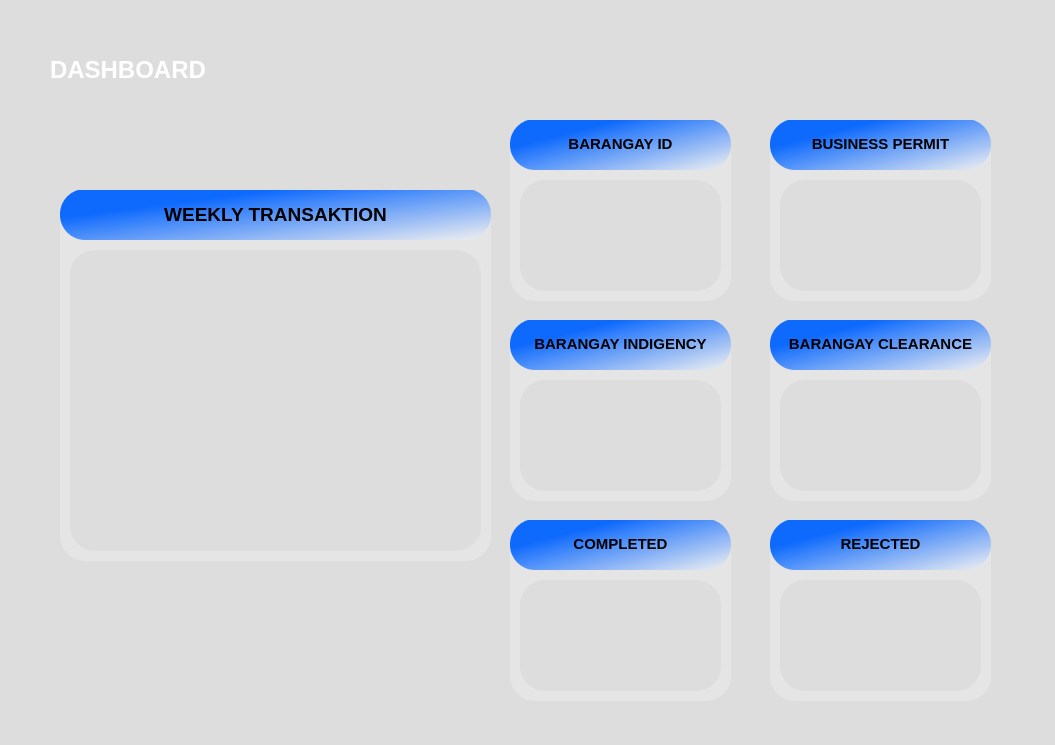
<?xml version="1.0" encoding="UTF-8"?>
<ui version="4.0">
 <class>BarangayDashboard</class>
 <widget class="QWidget" name="BarangayDashboard">
  <property name="geometry">
   <rect>
    <x>0</x>
    <y>0</y>
    <width>1055</width>
    <height>745</height>
   </rect>
  </property>
  <property name="windowTitle">
   <string>Barangay Admin Dashboard</string>
  </property>
  <property name="styleSheet">
   <string notr="true">background-color: rgb(255, 255, 255);
background-color: rgb(221, 221, 221);</string>
  </property>
  <widget class="QFrame" name="frame">
   <property name="geometry">
    <rect>
     <x>50</x>
     <y>100</y>
     <width>961</width>
     <height>641</height>
    </rect>
   </property>
   <property name="styleSheet">
    <string notr="true">border-radius: 25px;</string>
   </property>
   <property name="frameShape">
    <enum>QFrame::NoFrame</enum>
   </property>
   <widget class="QWidget" name="widget_3" native="true">
    <property name="geometry">
     <rect>
      <x>720</x>
      <y>20</y>
      <width>221</width>
      <height>181</height>
     </rect>
    </property>
    <property name="styleSheet">
     <string notr="true">background-color: rgb(229, 229, 229);</string>
    </property>
    <widget class="QLabel" name="label_7">
     <property name="geometry">
      <rect>
       <x>0</x>
       <y>-1</y>
       <width>221</width>
       <height>51</height>
      </rect>
     </property>
     <property name="styleSheet">
      <string notr="true">
QLabel{
	background-color: qlineargradient(spread:pad, x1:0.231, y1:0.310227, x2:1, y2:1, stop:0 rgba(0, 98, 255, 239), stop:1 rgba(240, 240, 240, 255));
}
</string>
     </property>
     <property name="text">
      <string>&lt;html&gt;&lt;head/&gt;&lt;body&gt;&lt;p align=&quot;center&quot;&gt;&lt;span style=&quot; font-size:11pt; font-weight:696;&quot;&gt;BUSINESS PERMIT&lt;/span&gt;&lt;/p&gt;&lt;/body&gt;&lt;/html&gt;</string>
     </property>
    </widget>
    <widget class="QLabel" name="label_6">
     <property name="geometry">
      <rect>
       <x>10</x>
       <y>60</y>
       <width>201</width>
       <height>111</height>
      </rect>
     </property>
     <property name="styleSheet">
      <string notr="true">background-color: rgb(221, 221, 221);
font: 11pt &quot;Sitka&quot;;
</string>
     </property>
     <property name="text">
      <string/>
     </property>
    </widget>
   </widget>
   <widget class="QWidget" name="widget_4" native="true">
    <property name="geometry">
     <rect>
      <x>460</x>
      <y>20</y>
      <width>221</width>
      <height>181</height>
     </rect>
    </property>
    <property name="styleSheet">
     <string notr="true">background-color: rgb(229, 229, 229);</string>
    </property>
    <widget class="QLabel" name="label_8">
     <property name="geometry">
      <rect>
       <x>0</x>
       <y>-1</y>
       <width>221</width>
       <height>51</height>
      </rect>
     </property>
     <property name="styleSheet">
      <string notr="true">
QLabel{
	background-color: qlineargradient(spread:pad, x1:0.231, y1:0.310227, x2:1, y2:1, stop:0 rgba(0, 98, 255, 239), stop:1 rgba(240, 240, 240, 255));
}
</string>
     </property>
     <property name="text">
      <string>&lt;html&gt;&lt;head/&gt;&lt;body&gt;&lt;p align=&quot;center&quot;&gt;&lt;span style=&quot; font-size:11pt; font-weight:696;&quot;&gt;BARANGAY ID&lt;/span&gt;&lt;/p&gt;&lt;/body&gt;&lt;/html&gt;</string>
     </property>
    </widget>
    <widget class="QLabel" name="label_5">
     <property name="geometry">
      <rect>
       <x>10</x>
       <y>60</y>
       <width>201</width>
       <height>111</height>
      </rect>
     </property>
     <property name="styleSheet">
      <string notr="true">background-color: rgb(221, 221, 221);
font: 11pt &quot;Sitka&quot;;
</string>
     </property>
     <property name="text">
      <string/>
     </property>
    </widget>
   </widget>
   <widget class="QWidget" name="widget_5" native="true">
    <property name="geometry">
     <rect>
      <x>460</x>
      <y>220</y>
      <width>221</width>
      <height>181</height>
     </rect>
    </property>
    <property name="styleSheet">
     <string notr="true">background-color: rgb(229, 229, 229);</string>
    </property>
    <widget class="QLabel" name="label_9">
     <property name="geometry">
      <rect>
       <x>0</x>
       <y>-1</y>
       <width>221</width>
       <height>51</height>
      </rect>
     </property>
     <property name="styleSheet">
      <string notr="true">
QLabel{
	background-color: qlineargradient(spread:pad, x1:0.231, y1:0.310227, x2:1, y2:1, stop:0 rgba(0, 98, 255, 239), stop:1 rgba(240, 240, 240, 255));
}
</string>
     </property>
     <property name="text">
      <string>&lt;html&gt;&lt;head/&gt;&lt;body&gt;&lt;p align=&quot;center&quot;&gt;&lt;span style=&quot; font-size:11pt; font-weight:696;&quot;&gt;BARANGAY INDIGENCY&lt;/span&gt;&lt;/p&gt;&lt;/body&gt;&lt;/html&gt;</string>
     </property>
    </widget>
    <widget class="QLabel" name="label_19">
     <property name="geometry">
      <rect>
       <x>10</x>
       <y>60</y>
       <width>201</width>
       <height>111</height>
      </rect>
     </property>
     <property name="styleSheet">
      <string notr="true">background-color: rgb(221, 221, 221);
font: 11pt &quot;Sitka&quot;;
</string>
     </property>
     <property name="text">
      <string/>
     </property>
    </widget>
   </widget>
   <widget class="QWidget" name="widget_7" native="true">
    <property name="geometry">
     <rect>
      <x>10</x>
      <y>90</y>
      <width>431</width>
      <height>371</height>
     </rect>
    </property>
    <property name="styleSheet">
     <string notr="true">background-color: rgb(229, 229, 229);</string>
    </property>
    <widget class="QLabel" name="label_11">
     <property name="geometry">
      <rect>
       <x>0</x>
       <y>-1</y>
       <width>431</width>
       <height>51</height>
      </rect>
     </property>
     <property name="styleSheet">
      <string notr="true">
QLabel{
	background-color: qlineargradient(spread:pad, x1:0.231, y1:0.310227, x2:1, y2:1, stop:0 rgba(0, 98, 255, 239), stop:1 rgba(240, 240, 240, 255));
}
</string>
     </property>
     <property name="text">
      <string>&lt;html&gt;&lt;head/&gt;&lt;body&gt;&lt;p align=&quot;center&quot;&gt;&lt;span style=&quot; font-size:14pt; font-weight:700;&quot;&gt;WEEKLY TRANSAKTION&lt;/span&gt;&lt;/p&gt;&lt;/body&gt;&lt;/html&gt;</string>
     </property>
    </widget>
    <widget class="QLabel" name="label_2">
     <property name="geometry">
      <rect>
       <x>10</x>
       <y>60</y>
       <width>411</width>
       <height>301</height>
      </rect>
     </property>
     <property name="styleSheet">
      <string notr="true">background-color: rgb(221, 221, 221);
font: 11pt &quot;Sitka&quot;;
</string>
     </property>
     <property name="text">
      <string/>
     </property>
    </widget>
   </widget>
   <widget class="QWidget" name="widget_6" native="true">
    <property name="geometry">
     <rect>
      <x>720</x>
      <y>220</y>
      <width>221</width>
      <height>181</height>
     </rect>
    </property>
    <property name="styleSheet">
     <string notr="true">background-color: rgb(229, 229, 229);</string>
    </property>
    <widget class="QLabel" name="label_10">
     <property name="geometry">
      <rect>
       <x>0</x>
       <y>-1</y>
       <width>221</width>
       <height>51</height>
      </rect>
     </property>
     <property name="styleSheet">
      <string notr="true">
QLabel{
	background-color: qlineargradient(spread:pad, x1:0.231, y1:0.310227, x2:1, y2:1, stop:0 rgba(0, 98, 255, 239), stop:1 rgba(240, 240, 240, 255));
}
</string>
     </property>
     <property name="text">
      <string>&lt;html&gt;&lt;head/&gt;&lt;body&gt;&lt;p align=&quot;center&quot;&gt;&lt;span style=&quot; font-size:11pt; font-weight:696;&quot;&gt;BARANGAY CLEARANCE&lt;/span&gt;&lt;/p&gt;&lt;/body&gt;&lt;/html&gt;</string>
     </property>
    </widget>
    <widget class="QLabel" name="label_20">
     <property name="geometry">
      <rect>
       <x>10</x>
       <y>60</y>
       <width>201</width>
       <height>111</height>
      </rect>
     </property>
     <property name="styleSheet">
      <string notr="true">background-color: rgb(221, 221, 221);
font: 11pt &quot;Sitka&quot;;
</string>
     </property>
     <property name="text">
      <string/>
     </property>
    </widget>
   </widget>
   <widget class="QWidget" name="widget_8" native="true">
    <property name="geometry">
     <rect>
      <x>460</x>
      <y>420</y>
      <width>221</width>
      <height>181</height>
     </rect>
    </property>
    <property name="styleSheet">
     <string notr="true">background-color: rgb(229, 229, 229);</string>
    </property>
    <widget class="QLabel" name="label_12">
     <property name="geometry">
      <rect>
       <x>0</x>
       <y>-1</y>
       <width>221</width>
       <height>51</height>
      </rect>
     </property>
     <property name="styleSheet">
      <string notr="true">
QLabel{
	background-color: qlineargradient(spread:pad, x1:0.231, y1:0.310227, x2:1, y2:1, stop:0 rgba(0, 98, 255, 239), stop:1 rgba(240, 240, 240, 255));
}
</string>
     </property>
     <property name="text">
      <string>&lt;html&gt;&lt;head/&gt;&lt;body&gt;&lt;p align=&quot;center&quot;&gt;&lt;span style=&quot; font-size:11pt; font-weight:696;&quot;&gt;COMPLETED&lt;/span&gt;&lt;/p&gt;&lt;/body&gt;&lt;/html&gt;</string>
     </property>
    </widget>
    <widget class="QLabel" name="label_21">
     <property name="geometry">
      <rect>
       <x>10</x>
       <y>60</y>
       <width>201</width>
       <height>111</height>
      </rect>
     </property>
     <property name="styleSheet">
      <string notr="true">background-color: rgb(221, 221, 221);
font: 11pt &quot;Sitka&quot;;
</string>
     </property>
     <property name="text">
      <string/>
     </property>
    </widget>
   </widget>
   <widget class="QWidget" name="widget_9" native="true">
    <property name="geometry">
     <rect>
      <x>720</x>
      <y>420</y>
      <width>221</width>
      <height>181</height>
     </rect>
    </property>
    <property name="styleSheet">
     <string notr="true">background-color: rgb(229, 229, 229);</string>
    </property>
    <widget class="QLabel" name="label_13">
     <property name="geometry">
      <rect>
       <x>0</x>
       <y>-1</y>
       <width>221</width>
       <height>51</height>
      </rect>
     </property>
     <property name="styleSheet">
      <string notr="true">
QLabel{
	background-color: qlineargradient(spread:pad, x1:0.231, y1:0.310227, x2:1, y2:1, stop:0 rgba(0, 98, 255, 239), stop:1 rgba(240, 240, 240, 255));
}
</string>
     </property>
     <property name="text">
      <string>&lt;html&gt;&lt;head/&gt;&lt;body&gt;&lt;p align=&quot;center&quot;&gt;&lt;span style=&quot; font-size:11pt; font-weight:696;&quot;&gt;REJECTED&lt;/span&gt;&lt;/p&gt;&lt;/body&gt;&lt;/html&gt;</string>
     </property>
    </widget>
    <widget class="QLabel" name="label_22">
     <property name="geometry">
      <rect>
       <x>10</x>
       <y>60</y>
       <width>201</width>
       <height>111</height>
      </rect>
     </property>
     <property name="styleSheet">
      <string notr="true">background-color: rgb(221, 221, 221);
font: 11pt &quot;Sitka&quot;;
</string>
     </property>
     <property name="text">
      <string/>
     </property>
    </widget>
   </widget>
  </widget>
  <widget class="QLabel" name="label_3">
   <property name="geometry">
    <rect>
     <x>50</x>
     <y>30</y>
     <width>961</width>
     <height>81</height>
    </rect>
   </property>
   <property name="styleSheet">
    <string notr="true">QLabel {
    background: qlineargradient(
        spread:pad,
        x1:0, y1:0,
        x2:0, y2:1,
        stop:0 #0d47a1,
        stop:1 #1976d2
    );
    border-radius: 0px;
}

QLabel {
    color: white;
    font-weight: bold;
}</string>
   </property>
   <property name="text">
    <string>&lt;html&gt;&lt;head/&gt;&lt;body&gt;&lt;p&gt;&lt;span style=&quot; font-size:18pt;&quot;&gt;DASHBOARD&lt;/span&gt;&lt;/p&gt;&lt;/body&gt;&lt;/html&gt;</string>
   </property>
  </widget>
 </widget>
 <resources/>
 <connections/>
</ui>
